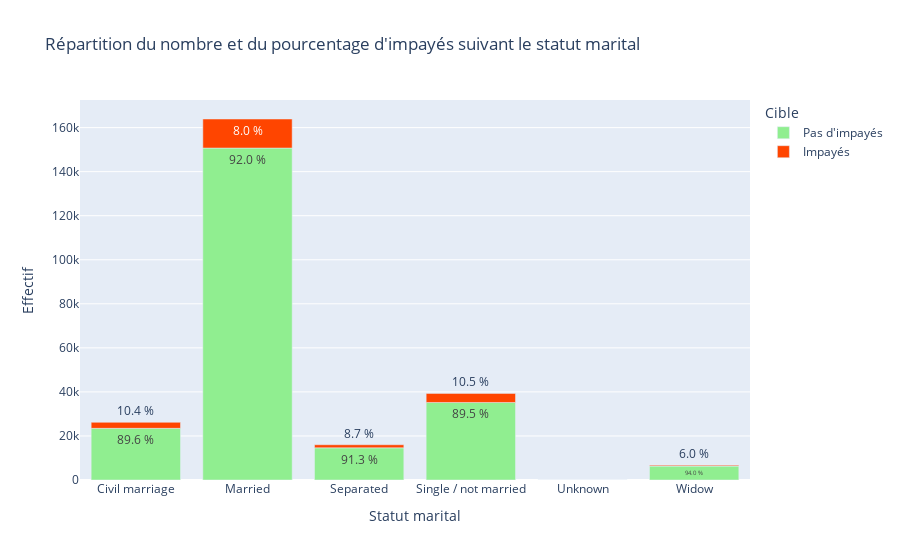

Notebook cell for this chart:
### Code cell
bar_plot(family, 'NAME_FAMILY_STATUS')

### Figure 1 — Plotly figure (JSON) as saved in the notebook; plotly's stock layout.template omitted (floating-point values rounded to 4 significant figures)
{"data": [{"alignmentgroup": "True", "hovertemplate": "Cible=Pas d'impayés<br>Statut marital=%{x}<br>Effectif=%{y}<br>Percentage=%{text}<extra></extra>", "legendgroup": "Pas d'impayés", "marker": {"color": "#90ee90"}, "name": "Pas d'impayés", "offsetgroup": "Pas d'impayés", "orientation": "v", "showlegend": true, "text": ["89.6 %", "92.0 %", "91.3 %", "89.5 %", "nan %", "94.0 %"], "textposition": "auto", "type": "bar", "x": ["Civil marriage", "Married", "Separated", "Single / not married", "Unknown", "Widow"], "xaxis": "x", "y": [23460, 150715, 14608, 35194, 0, 6307], "yaxis": "y"}, {"alignmentgroup": "True", "hovertemplate": "Cible=Impayés<br>Statut marital=%{x}<br>Effectif=%{y}<br>Percentage=%{text}<extra></extra>", "legendgroup": "Impayés", "marker": {"color": "#ff4500"}, "name": "Impayés", "offsetgroup": "Impayés", "orientation": "v", "showlegend": true, "text": ["10.4 %", "8.0 %", "8.7 %", "10.5 %", "nan %", "6.0 %"], "textposition": "auto", "type": "bar", "x": ["Civil marriage", "Married", "Separated", "Single / not married", "Unknown", "Widow"], "xaxis": "x", "y": [2734, 13189, 1392, 4119, 0, 401], "yaxis": "y"}], "layout": {"barmode": "relative", "legend": {"title": {"text": "Cible"}, "tracegroupgap": 0}, "title": {"text": "Répartition du nombre et du pourcentage d'impayés suivant le statut marital"}, "xaxis": {"anchor": "y", "domain": [0, 1], "title": {"text": "Statut marital"}}, "yaxis": {"anchor": "x", "domain": [0, 1], "title": {"text": "Effectif"}}}}
